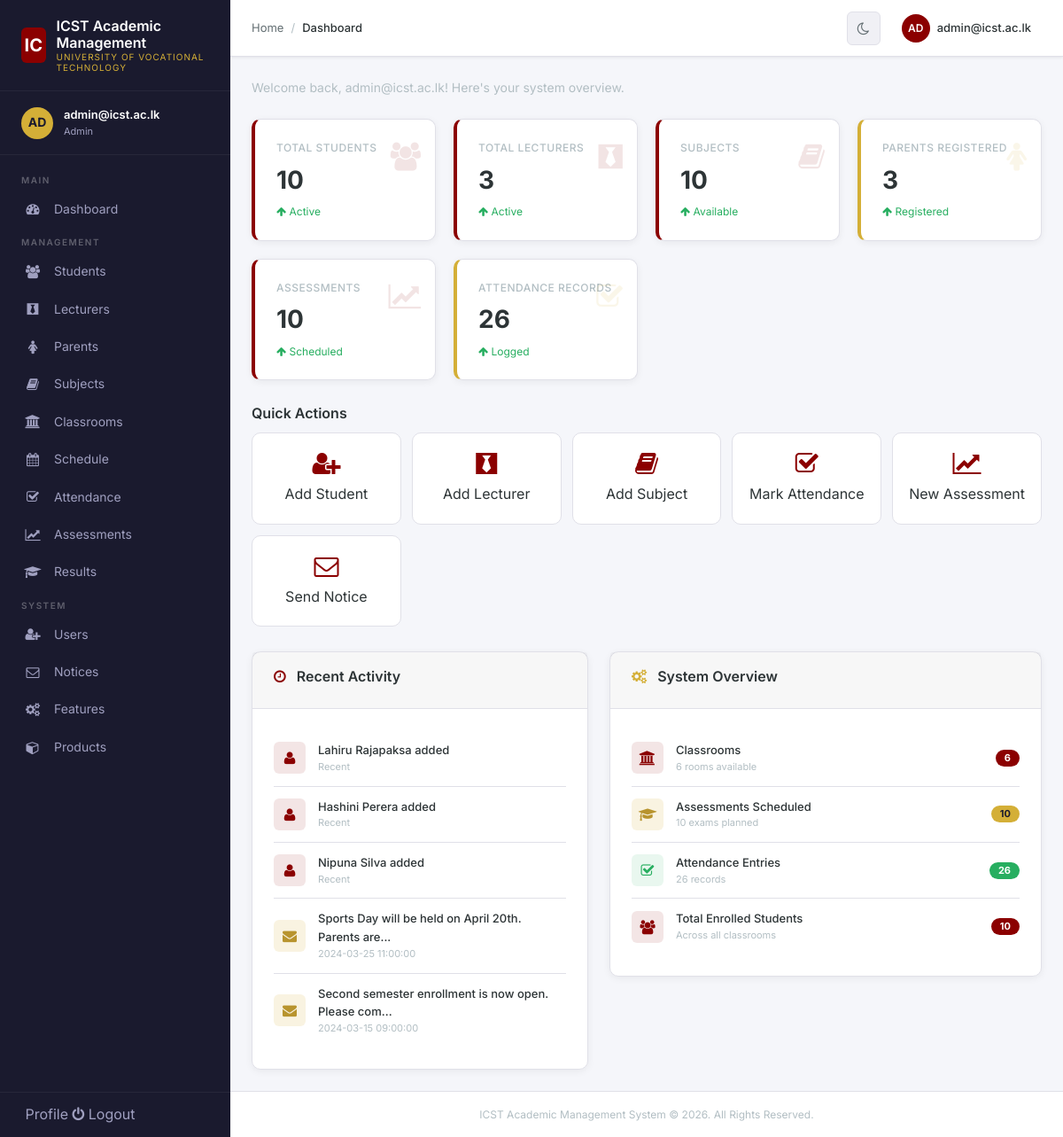
/dashboard.php (signed in), run on the app's committed database.
### tables this page shows
CREATE TABLE `student` (
  `sid` varchar(25) NOT NULL,
  `fname` varchar(50) NOT NULL,
  `lname` varchar(50) NOT NULL,
  `bday` date DEFAULT NULL,
  `address` varchar(250) DEFAULT NULL,
  `parent` int(10) DEFAULT NULL,
  `gender` varchar(10) DEFAULT NULL,
  `classroom` varchar(50) DEFAULT NULL,
  `email` varchar(100) NOT NULL,
  PRIMARY KEY (`sid`),
  UNIQUE KEY `student_email` (`email`),
  KEY `student_parent_fk` (`parent`),
  KEY `student_classroom_fk` (`classroom`),
  CONSTRAINT `student_user_fk` FOREIGN KEY (`email`) REFERENCES `users` (`email`) ON DELETE CASCADE ON UPDATE CASCADE,
  CONSTRAINT `student_parent_fk` FOREIGN KEY (`parent`) REFERENCES `parent` (`pid`) ON DELETE SET NULL ON UPDATE CASCADE,
  CONSTRAINT `student_classroom_fk` FOREIGN KEY (`classroom`) REFERENCES `classroom` (`hno`) ON DELETE SET NULL ON UPDATE CASCADE
);

CREATE TABLE `notice` (
  `id` int(11) NOT NULL AUTO_INCREMENT,
  `notice` text NOT NULL,
  `odience` varchar(50) NOT NULL DEFAULT 'All',
  `date` datetime NOT NULL DEFAULT CURRENT_TIMESTAMP,
  PRIMARY KEY (`id`)
);

### includes/config.php (called while the page is built, shortened)
<?php
$servername = "localhost";
$username = "root";
$password = "";
$dbname = "student-management-system";
try {
    $pdo = new PDO("mysql:host=$servername;dbname=$dbname;charset=utf8mb4", $username, $password, [
        PDO::ATTR_ERRMODE => PDO::ERRMODE_EXCEPTION,
        PDO::ATTR_DEFAULT_FETCH_MODE => PDO::FETCH_ASSOC,
        PDO::ATTR_EMULATE_PREPARES => false,
    ]);
} catch (PDOException $e) {
    die("Connection failed: " . $e->getMessage());
}
function db_query($sql, $params = []) {
    global $pdo;
    $stmt = $pdo->prepare($sql);
    $stmt->execute($params);
    return $stmt;
}
function db_fetch($sql, $params = []) {
    $stmt = db_query($sql, $params);
    return $stmt->fetch();
}
function db_fetch_all($sql, $params = []) {
    $stmt = db_query($sql, $params);
    return $stmt->fetchAll();
}
?>

### dashboard.php (the view, shortened to what this page needs)
<?php
include_once 'includes/config.php';
$total_students = db_fetch("SELECT COUNT(*) as c FROM student")['c'] ?? 0;
$total_teachers = db_fetch("SELECT COUNT(*) as c FROM teacher")['c'] ?? 0;
$total_subjects = db_fetch("SELECT COUNT(*) as c FROM subject")['c'] ?? 0;
$total_parents = db_fetch("SELECT COUNT(*) as c FROM parent")['c'] ?? 0;
$total_exams = db_fetch("SELECT COUNT(*) as c FROM exam")['c'] ?? 0;
$total_attendance = db_fetch("SELECT COUNT(*) as c FROM attendancereport")['c'] ?? 0;
$total_classrooms = db_fetch("SELECT COUNT(*) as c FROM classroom")['c'] ?? 0;
?>
<!DOCTYPE html>
<html lang="en" data-theme="light">
<head>
  <?php include_once 'includes/header.php'; ?>
</head>
<body>
  <div class="app-layout">
    <?php include_once 'includes/sidebar.php'; ?>
    <div class="main-content">
      <?php include_once 'includes/nav-menu.php'; ?>
      <div class="page-content fade-in" role="main">
        <div class="page-header">
          <p>Welcome back, <?= htmlspecialchars($_SESSION['user'] ?? 'User') ?>! Here's your system overview.</p>
        </div>
        <div class="stat-grid">
          <div class="stat-card slide-up" style="animation-delay:0s">
            <div class="stat-icon"><i class="fa fa-users"></i></div>
            <div class="stat-label">Total Students</div>
            <div class="stat-value"><?= $total_students ?></div>
            <div class="stat-change up"><i class="fa fa-arrow-up"></i> Active</div>
          </div>
          <div class="stat-card slide-up" style="animation-delay:0.05s">
            <div class="stat-icon"><i class="fa fa-black-tie"></i></div>
            <div class="stat-label">Total Lecturers</div>
            <div class="stat-value"><?= $total_teachers ?></div>
            <div class="stat-change up"><i class="fa fa-arrow-up"></i> Active</div>
          </div>
          <div class="stat-card slide-up" style="animation-delay:0.1s">
            <div class="stat-icon"><i class="fa fa-book"></i></div>
            <div class="stat-label">Subjects</div>
            <div class="stat-value"><?= $total_subjects ?></div>
            <div class="stat-change up"><i class="fa fa-arrow-up"></i> Available</div>
          </div>
          <div class="stat-card gold slide-up" style="animation-delay:0.15s">
            <div class="stat-icon"><i class="fa fa-female"></i></div>
            <div class="stat-label">Parents Registered</div>
            <div class="stat-value"><?= $total_parents ?></div>
            <div class="stat-change up"><i class="fa fa-arrow-up"></i> Registered</div>
          </div>
          <div class="stat-card slide-up" style="animation-delay:0.2s">
            <div class="stat-icon"><i class="fa fa-line-chart"></i></div>
            <div class="stat-label">Assessments</div>
            <div class="stat-value"><?= $total_exams ?></div>
            <div class="stat-change up"><i class="fa fa-arrow-up"></i> Scheduled</div>
          </div>
          <div class="stat-card gold slide-up" style="animation-delay:0.25s">
            <div class="stat-icon"><i class="fa fa-check-square-o"></i></div>
            <div class="stat-label">Attendance Records</div>
            <div class="stat-value"><?= $total_attendance ?></div>
            <div class="stat-change up"><i class="fa fa-arrow-up"></i> Logged</div>
          </div>
        </div>
        <?php if ($_SESSION['role'] == 'Lecturer' || $_SESSION['role'] == 'Admin'): ?>
        <div class="mb-4">
          <h3 style="font-size:16px;font-weight:600;margin-bottom:12px;color:var(--text-primary)">Quick Actions</h3>
          <div class="quick-actions">
            <a href="student.php" class="quick-action-item"><i class="fa fa-user-plus"></i> Add Student</a>
            <a href="teacher.php" class="quick-action-item"><i class="fa fa-black-tie"></i> Add Lecturer</a>
            <a href="subject.php" class="quick-action-item"><i class="fa fa-book"></i> Add Subject</a>
            <a href="attendance.php" class="quick-action-item"><i class="fa fa-check-square-o"></i> Mark Attendance</a>
            <a href="exam.php" class="quick-action-item"><i class="fa fa-line-chart"></i> New Assessment</a>
            <a href="notice.php" class="quick-action-item"><i class="fa fa-envelope-o"></i> Send Notice</a>
          </div>
        </div>
        <?php endif; ?>
        <div class="two-column">
          <div class="card">
            <div class="card-header">
              <h3><i class="fa fa-clock-o" style="color:var(--icst-red);margin-right:8px"></i> Recent Activity</h3>
            </div>
            <div class="card-body">
              <?php
              $recent_students = db_fetch_all("SELECT fname, lname, 'Student' as type FROM student ORDER BY sid DESC LIMIT 3");
              $recent_notices = db_fetch_all("SELECT notice, date, 'Notice' as type FROM notice ORDER BY id DESC LIMIT 3");
              $activities = array_merge($recent_students, $recent_notices);
              if (count($activities) > 0): ?>
              <div class="recent-list">
                <?php foreach (array_slice($activities, 0, 5) as $act): ?>
                <div class="recent-item">
                  <div class="recent-icon <?= $act['type']=='Student'?'red':($act['type']=='Notice'?'gold':'green') ?>">
                    <i class="fa <?= $act['type']=='Student'?'fa-user':($act['type']=='Notice'?'fa-envelope':'fa-check') ?>"></i>
                  </div>
                  <div class="recent-content">
                    <div class="title"><?= htmlspecialchars($act['type']=='Student' ? $act['fname'].' '.$act['lname'].' added' : ($act['type']=='Notice' ? substr($act['notice'],0,50).'...' : '')) ?></div>
                    <div class="time"><?= htmlspecialchars($act['date'] ?? 'Recent') ?></div>
                  </div>
                </div>
                <?php endforeach; ?>
              </div>
              <?php endif; ?>
            </div>
          </div>
          <div class="card">
            <div class="card-header">
              <h3><i class="fa fa-cogs" style="color:var(--icst-gold);margin-right:8px"></i> System Overview</h3>
            </div>
            <div class="card-body">
              <div class="recent-list">
                <div class="recent-item">
                  <div class="recent-icon red"><i class="fa fa-bank"></i></div>
                  <div class="recent-content">
                    <div class="title">Classrooms</div>
                    <div class="time"><?= $total_classrooms ?> rooms available</div>
                  </div>
                  <span class="badge" style="background:var(--icst-red);color:white;padding:4px 10px;border-radius:10px;font-size:11px"><?= $total_classrooms ?></span>
                </div>
                <div class="recent-item">
                  <div class="recent-icon gold"><i class="fa fa-graduation-cap"></i></div>
                  <div class="recent-content">
                    <div class="title">Assessments Scheduled</div>
                    <div class="time"><?= $total_exams ?> exams planned</div>
                  </div>
                  <span class="badge" style="background:var(--icst-gold);color:#1a1a2e;padding:4px 10px;border-radius:10px;font-size:11px"><?= $total_exams ?></span>
                </div>
                <div class="recent-item">
                  <div class="recent-icon green"><i class="fa fa-check-square-o"></i></div>
                  <div class="recent-content">
                    <div class="title">Attendance Entries</div>
                    <div class="time"><?= $total_attendance ?> records</div>
                  </div>
                  <span class="badge" style="background:#27ae60;color:white;padding:4px 10px;border-radius:10px;font-size:11px"><?= $total_attendance ?></span>
                </div>
                <div class="recent-item">
                  <div class="recent-icon red"><i class="fa fa-users"></i></div>
                  <div class="recent-content">
                    <div class="title">Total Enrolled Students</div>
                    <div class="time">Across all classrooms</div>
                  </div>
                  <span class="badge" style="background:var(--icst-red);color:white;padding:4px 10px;border-radius:10px;font-size:11px"><?= $total_students ?></span>
                </div>
              </div>
            </div>
          </div>
        </div>
      </div>
      <footer class="app-footer">
        ICST Academic Management System &copy; <?= date('Y') ?>. All Rights Reserved.
      </footer>
    </div>
  </div>
</body>
</html>

### data on the page
student: notice "Lahiru Rajapaksa added", date "Recent"
student: notice "Hashini Perera added", date "Recent"
student: notice "Nipuna Silva added", date "Recent"
notice: notice "Sports Day will be held on April 20th. Parents are...", date "2024-03-25 11:00:00"
notice: notice "Second semester enrollment is now open. Please com...", date "2024-03-15 09:00:00"

### other printed values
substr($_SESSION['user']??'U',0,2) "AD"
$_SESSION['user'] "admin@icst.ac.lk"
$_SESSION['role'] "Admin"
$total_students "10"
$total_teachers "3"
$total_subjects "10"
$total_parents "3"
$total_exams "10"
$total_attendance "26"
$total_classrooms "6"
